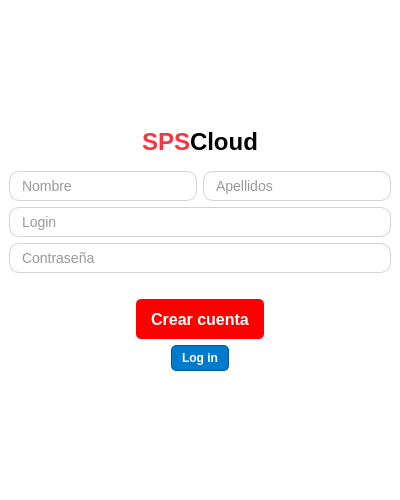
<?xml version="1.0" encoding="UTF-8"?>
<ui version="4.0">
 <class>MainWindow</class>
 <widget class="QMainWindow" name="MainWindow">
  <property name="geometry">
   <rect>
    <x>0</x>
    <y>0</y>
    <width>400</width>
    <height>500</height>
   </rect>
  </property>
  <property name="windowTitle">
   <string>MainWindow</string>
  </property>
  <property name="styleSheet">
   <string notr="true">background-color: rgb(255, 255, 255)</string>
  </property>
  <widget class="QWidget" name="centralwidget">
   <layout class="QVBoxLayout" name="verticalLayout">
    <property name="leftMargin">
     <number>0</number>
    </property>
    <property name="topMargin">
     <number>0</number>
    </property>
    <property name="rightMargin">
     <number>0</number>
    </property>
    <property name="bottomMargin">
     <number>0</number>
    </property>
    <item>
     <widget class="QWidget" name="widget" native="true">
      <layout class="QVBoxLayout" name="verticalLayout_5">
       <property name="leftMargin">
        <number>0</number>
       </property>
       <property name="topMargin">
        <number>0</number>
       </property>
       <property name="rightMargin">
        <number>0</number>
       </property>
       <property name="bottomMargin">
        <number>0</number>
       </property>
       <item>
        <widget class="QFrame" name="frame_2">
         <property name="styleSheet">
          <string notr="true">border-radius: 0px</string>
         </property>
         <property name="frameShape">
          <enum>QFrame::StyledPanel</enum>
         </property>
         <property name="frameShadow">
          <enum>QFrame::Raised</enum>
         </property>
         <layout class="QVBoxLayout" name="verticalLayout_2">
          <item>
           <spacer name="verticalSpacer_2">
            <property name="orientation">
             <enum>Qt::Vertical</enum>
            </property>
            <property name="sizeHint" stdset="0">
             <size>
              <width>20</width>
              <height>40</height>
             </size>
            </property>
           </spacer>
          </item>
          <item alignment="Qt::AlignHCenter">
           <widget class="QLabel" name="label">
            <property name="minimumSize">
             <size>
              <width>0</width>
              <height>0</height>
             </size>
            </property>
            <property name="maximumSize">
             <size>
              <width>150</width>
              <height>90</height>
             </size>
            </property>
            <property name="text">
             <string/>
            </property>
            <property name="pixmap">
             <pixmap>../img/logo.png</pixmap>
            </property>
            <property name="scaledContents">
             <bool>true</bool>
            </property>
           </widget>
          </item>
          <item alignment="Qt::AlignHCenter">
           <widget class="QLabel" name="label_2">
            <property name="text">
             <string>&lt;html&gt;&lt;head/&gt;&lt;body&gt;&lt;p&gt;&lt;span style=&quot; font-size:18pt; font-weight:700; color:#fd333d;&quot;&gt;SPS&lt;/span&gt;&lt;span style=&quot; font-size:18pt; font-weight:700; color:#000000;&quot;&gt;Cloud&lt;/span&gt;&lt;/p&gt;&lt;/body&gt;&lt;/html&gt;</string>
            </property>
           </widget>
          </item>
          <item>
           <widget class="Line" name="line_2">
            <property name="minimumSize">
             <size>
              <width>10</width>
              <height>1</height>
             </size>
            </property>
            <property name="baseSize">
             <size>
              <width>0</width>
              <height>0</height>
             </size>
            </property>
            <property name="styleSheet">
             <string notr="true">Line {
    background-color: rgb(53, 68, 76);
}
</string>
            </property>
            <property name="orientation">
             <enum>Qt::Horizontal</enum>
            </property>
           </widget>
          </item>
          <item>
           <layout class="QHBoxLayout" name="horizontalLayout_2">
            <property name="topMargin">
             <number>0</number>
            </property>
            <item>
             <widget class="QLineEdit" name="lineEdit_nombre">
              <property name="styleSheet">
               <string notr="true">QLineEdit {
    background-color: white;        /* White background color */
    border: 1px solid #d4d4d4;     /* Light gray border */
    border-radius: 10px;           /* Rounded corners */
    padding: 5px 10px;             /* Padding around text */
    font: 14px;                    /* Font size */
    color: #333333;                /* Text color */
}

QLineEdit:focus {
    border-color: #FF0000;         /* Change border color to red when focused */
}

QLineEdit:disabled {
    background-color: #f3f3f3;     /* Lighter background when disabled */
    border-color: #e0e0e0;         /* Lighter border when disabled */
}
</string>
              </property>
              <property name="placeholderText">
               <string>Nombre</string>
              </property>
             </widget>
            </item>
            <item>
             <widget class="QLineEdit" name="lineEdit_apellidos">
              <property name="styleSheet">
               <string notr="true">QLineEdit {
    background-color: white;        /* White background color */
    border: 1px solid #d4d4d4;     /* Light gray border */
    border-radius: 10px;           /* Rounded corners */
    padding: 5px 10px;             /* Padding around text */
    font: 14px;                    /* Font size */
    color: #333333;                /* Text color */
}

QLineEdit:focus {
    border-color: #FF0000;         /* Change border color to red when focused */
}

QLineEdit:disabled {
    background-color: #f3f3f3;     /* Lighter background when disabled */
    border-color: #e0e0e0;         /* Lighter border when disabled */
}
</string>
              </property>
              <property name="placeholderText">
               <string>Apellidos</string>
              </property>
             </widget>
            </item>
           </layout>
          </item>
          <item>
           <widget class="QLineEdit" name="lineEdit_login">
            <property name="minimumSize">
             <size>
              <width>0</width>
              <height>30</height>
             </size>
            </property>
            <property name="styleSheet">
             <string notr="true">QLineEdit {
    background-color: white;        /* White background color */
    border: 1px solid #d4d4d4;     /* Light gray border */
    border-radius: 10px;           /* Rounded corners */
    padding: 5px 10px;             /* Padding around text */
    font: 14px;                    /* Font size */
    color: #333333;                /* Text color */
}

QLineEdit:focus {
    border-color: #FF0000;         /* Change border color to red when focused */
}

QLineEdit:disabled {
    background-color: #f3f3f3;     /* Lighter background when disabled */
    border-color: #e0e0e0;         /* Lighter border when disabled */
}
</string>
            </property>
            <property name="text">
             <string/>
            </property>
            <property name="placeholderText">
             <string>Login</string>
            </property>
           </widget>
          </item>
          <item>
           <widget class="QLineEdit" name="lineEdit_password">
            <property name="minimumSize">
             <size>
              <width>0</width>
              <height>30</height>
             </size>
            </property>
            <property name="styleSheet">
             <string notr="true">QLineEdit {
    background-color: white;        /* White background color */
    border: 1px solid #d4d4d4;     /* Light gray border */
    border-radius: 10px;           /* Rounded corners */
    padding: 5px 10px;             /* Padding around text */
    font: 14px;                    /* Font size */
    color: #333333;                /* Text color */
}

QLineEdit:focus {
    border-color: #FF0000;         /* Change border color to red when focused */
}

QLineEdit:disabled {
    background-color: #f3f3f3;     /* Lighter background when disabled */
    border-color: #e0e0e0;         /* Lighter border when disabled */
}
</string>
            </property>
            <property name="text">
             <string/>
            </property>
            <property name="placeholderText">
             <string>Contraseña</string>
            </property>
           </widget>
          </item>
          <item alignment="Qt::AlignHCenter">
           <widget class="QLabel" name="label_warnings">
            <property name="styleSheet">
             <string notr="true">font: 14pt &quot;Arial&quot;;
color: rgb(255, 12, 0);</string>
            </property>
            <property name="text">
             <string/>
            </property>
           </widget>
          </item>
          <item>
           <layout class="QHBoxLayout" name="horizontalLayout">
            <item>
             <spacer name="horizontalSpacer">
              <property name="orientation">
               <enum>Qt::Horizontal</enum>
              </property>
              <property name="sizeHint" stdset="0">
               <size>
                <width>40</width>
                <height>20</height>
               </size>
              </property>
             </spacer>
            </item>
            <item>
             <widget class="QPushButton" name="pushButton_crearCuenta">
              <property name="minimumSize">
               <size>
                <width>100</width>
                <height>40</height>
               </size>
              </property>
              <property name="styleSheet">
               <string notr="true">QPushButton {
    background-color: #FF0000;  /* Main red color */
    border: none;               /* No border */
    color: white;               /* White text color */
    padding: 8px 15px;         /* Padding around text */
    font: bold 16px;           /* Bold font with size 16 */
    border-radius: 5px;        /* Rounded corners */
}

QPushButton:hover {
    background-color: #E60000; /* Slightly darker shade of red when mouse hovers over */
}

QPushButton:pressed {
    background-color: #CC0000; /* Even darker shade of red when button is pressed */
}
</string>
              </property>
              <property name="text">
               <string>Crear cuenta</string>
              </property>
             </widget>
            </item>
            <item>
             <spacer name="horizontalSpacer_2">
              <property name="orientation">
               <enum>Qt::Horizontal</enum>
              </property>
              <property name="sizeHint" stdset="0">
               <size>
                <width>40</width>
                <height>20</height>
               </size>
              </property>
             </spacer>
            </item>
           </layout>
          </item>
          <item>
           <layout class="QHBoxLayout" name="horizontalLayout_3">
            <property name="topMargin">
             <number>0</number>
            </property>
            <item>
             <spacer name="horizontalSpacer_4">
              <property name="orientation">
               <enum>Qt::Horizontal</enum>
              </property>
              <property name="sizeHint" stdset="0">
               <size>
                <width>40</width>
                <height>20</height>
               </size>
              </property>
             </spacer>
            </item>
            <item>
             <widget class="QPushButton" name="pushButton_back_toLogin">
              <property name="styleSheet">
               <string notr="true">QPushButton {
    background-color: #007ACC;    /* Mid-tone blue */
    color: white;                 /* White text */
    border: 1px solid #005A94;    /* Slightly darker blue border */
    font: bold 12px;              /* Bold font with smaller size */
    border-radius: 5px;           /* Slightly rounded corners */
    padding: 5px 10px;            /* Minimal padding */
}

QPushButton:hover {
    background-color: #008BD4;    /* Lighter blue for hover */
}

QPushButton:pressed {
    background-color: #006AA8;    /* Darker blue for pressed state */
}
</string>
              </property>
              <property name="text">
               <string>Log in</string>
              </property>
             </widget>
            </item>
            <item>
             <spacer name="horizontalSpacer_3">
              <property name="orientation">
               <enum>Qt::Horizontal</enum>
              </property>
              <property name="sizeHint" stdset="0">
               <size>
                <width>40</width>
                <height>20</height>
               </size>
              </property>
             </spacer>
            </item>
           </layout>
          </item>
          <item>
           <spacer name="verticalSpacer">
            <property name="orientation">
             <enum>Qt::Vertical</enum>
            </property>
            <property name="sizeHint" stdset="0">
             <size>
              <width>20</width>
              <height>20</height>
             </size>
            </property>
           </spacer>
          </item>
         </layout>
        </widget>
       </item>
      </layout>
     </widget>
    </item>
   </layout>
  </widget>
  <widget class="QMenuBar" name="menubar">
   <property name="geometry">
    <rect>
     <x>0</x>
     <y>0</y>
     <width>400</width>
     <height>36</height>
    </rect>
   </property>
  </widget>
  <widget class="QStatusBar" name="statusbar"/>
 </widget>
 <resources/>
 <connections/>
</ui>
